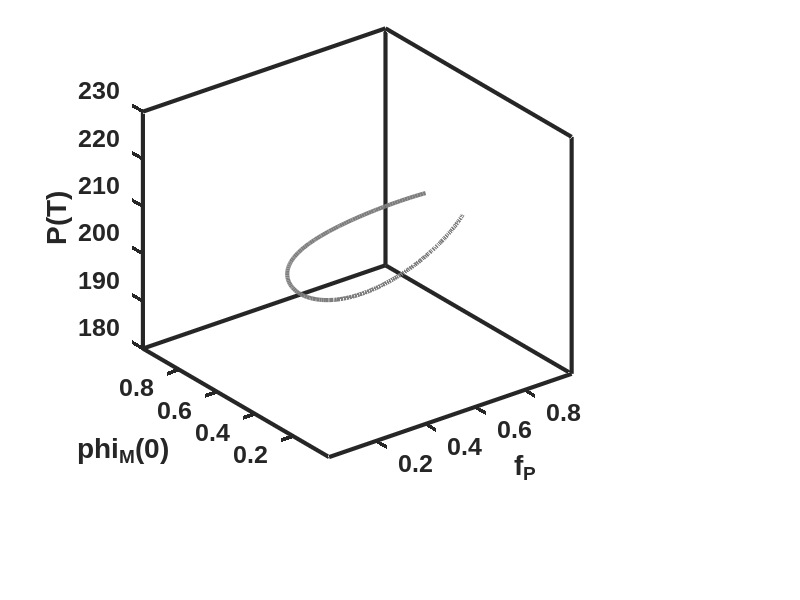
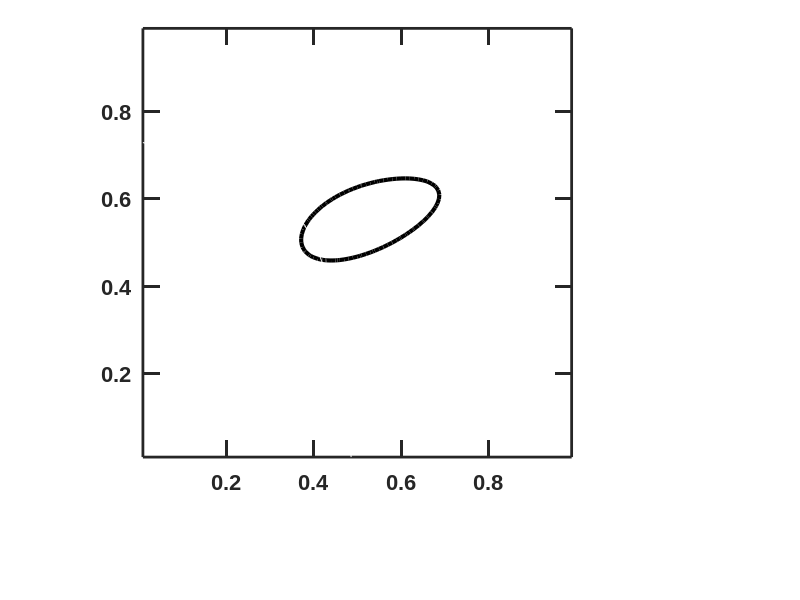

The MATLAB script that drew these images, in order: (Note: this script raises an error after producing the figures.)
clear
% Percentage of Newborn biomass replaced with H biomass. For the orange attractor, spike_frac = 0.
% For the teal attractor corresponding to the 30%-H spiking strategy, spike_frac = 0.3.
spike_frac = 0;
% Parameters shown in Table 1
gMmax = 0.7;
gHmax = 0.3;
c_BM = 1/3;
c_RM = 1e-4;
c_RH = 1e-4;
K_MR = 1/3;
K_HR = 1/5;
K_MB = 100/3;
dM = gMmax*5e-3;
dH = gHmax*5e-3;

% N0: BM_0, R(0)=1, T0 is the maturation time
N0 = 100;
R0 = 1;
T0 = 17;

options=odeset('RelTol',1e-6,'abstol',1e-10);

% range and increment for f_P
x0=0.01;
dx=0.01;
xt=0.99;
% range and increment for phi_M(0)
y0=0.01;
dy=0.01;
yt=0.99;

xsize=round((xt-x0)/dx+1);
ysize=round((yt-y0)/dy+1);
%% Calculate the map if it hasn't been done. Otherwise just load the data in FullMap.mat. 
if ~exist('FullMap.mat')
    P = zeros(xsize,ysize); % community function at different f_P and phi_M(0)
    MfracDiff = zeros(xsize,ysize); % offspring phi_M(0) - parent phi_M(0) at different f_P and phi_M(0)
    
    m = 0; % counter for values of f_P
    
    % calculate P(T) at different f_P and phi_M(0)
    for i = x0 : dx : xt
        m = m+1; % counter for values of phi_M(0)
        n = 0;
        fp = i;
        for j = y0:dy:yt
            % parameters for differential equations
            para = [gMmax; gHmax; c_BM; c_RM; c_RH; fp; K_MR; K_HR; K_MB; dM; dH];
            % solve differential equations
            [T, X] = ode15s(@(t,x) MHDynamics(t,x,para), [0 T0], [N0*j; N0*(1-j); 0; R0; 0],options);
            if ~isreal(X)
                error('imaginary value')
            elseif nnz(X < -1e-5)>0
                error('negative value')
            end
            n = n+1;
            P(m, n)= X(end, 5);
            MfracDiff(m,n) = X(end, 1)/(X(end, 1)+X(end, 2))*(1- spike_frac) - j;
        end
    end
    save('FullMap', 'P', 'MfracDiff')
else
    load('FullMap')
end
%%
% plot 3D community function landscape in Figure 2C
figure(1)
contour3((x0:dx:xt), (y0:dy:yt), P', (min(P(:)) : 200 : max(P(:))),'linewidth',3)
cm = colormap('gray');
c = 1-cm;
colormap(c)
ylim([0.01 0.99])
xlim([0.01 0.99])
set(gca,'LineWidth',3,'FontSize',18,'FontName','Arial','fontweight','bold','units','inches','position',[1 1 3 3],'ticklength',[0.04 0.04])%,'yticklabel',[])
grid off
xlabel('f_P')
ylabel('phi_M(0)')
zlabel('P(T)')
%%
% plot 2D community function landscape with attractors
figure(2)
contour((x0:dx:xt), (y0:dy:yt), P', (min(P(:)) : 240 : max(P(:))), 'linewidth', 3);
set(gca,'LineWidth',2,'FontSize',16,'FontName','Arial','fontweight','bold','units','inches','position',[1 1 3 3],'ticklength',[0.04,0.04])%,'yticklabel',[])
cm = colormap('gray');
c = 1-cm;
colormap(c)
hold on
contour((x0:dx:xt),(y0:dy:yt), MfracDiff', [0 0], 'color',[1 0.2 0], 'linewidth',3)
hold off
ylabel('phi_M(0)')
xlabel('f_P')

